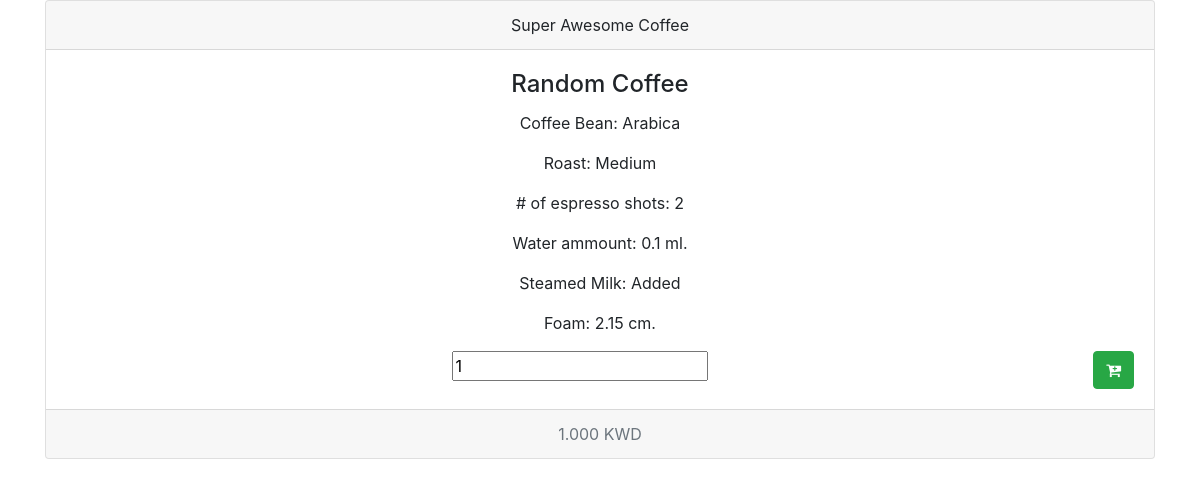
Page /coffee_detail/1/ (signed in) on the committed database.
### coffee/models.py (models this page shows, shortened)
class Coffee(models.Model):
	creator = models.ForeignKey(User, on_delete=models.PROTECT)
	name = models.CharField(max_length=255)
	espresso_shots = models.PositiveIntegerField(default=1)
	bean = models.ForeignKey(Bean, on_delete=models.PROTECT)
	roast = models.ForeignKey(Roast, on_delete=models.PROTECT)
	powders = models.ManyToManyField(Powder, blank=True)
	syrups = models.ManyToManyField(Syrup, blank=True)
	water = models.FloatField(default=0.100)
	steamed_milk = models.BooleanField(default=False)
	foam = models.FloatField(default=0.150)
	extra_instructions = models.TextField(null=True, blank=True)
	price = models.DecimalField(max_digits=20, decimal_places=3, null=True)

class Bean(models.Model):
	name = models.CharField(max_length=120)
	price = models.DecimalField(max_digits=20, decimal_places=3)
	def __str__(self):
		return self.name

class Roast(models.Model):
	name = models.CharField(max_length=120)
	price = models.DecimalField(max_digits=20, decimal_places=3)
	def __str__(self):
		return self.name

### coffee/views.py (the view)
# urls.py: path('coffee_detail/<int:pk>/', views.coffee_detail, name='coffee_detail'),
def coffee_detail(request, pk):
	if request.user.is_anonymous:
		return redirect("coffee:login")
	coffee = Coffee.objects.get(pk=pk)
	if not (request.user.is_staff or request.user==coffee.creator):
		return redirect('/you/shall/not/pass/')
	return render(request, 'coffee_detail.html', {"coffee":coffee})

### coffee/templates/coffee_detail.html (shortened to what this page needs)
{% extends "base.html" %}
{% block content %}
<div class="card text-center">
  <div class="card-header">
    Super Awesome Coffee
  </div>
  <div class="card-body">
    <h4 class="card-title">{{coffee.name}}</h4>
    <p>Coffee Bean: {{coffee.bean}}</p>
    <p>Roast: {{coffee.roast}}</p>
    <p># of espresso shots: {{coffee.espresso_shots}}</p>
    <p>Water ammount: {{coffee.water}} ml.</p>
    <p>Steamed Milk: {% if coffee.steamed_milk %}Added {% else %}No Milk {% endif %}</p>
    <p>Foam: {{coffee.foam}} cm.</p>
    <form action="{% url 'cart:add' %}" method="GET">
        <input type="number" name="qty" value="1">
        <button type = "submit" class="btn btn-success float-right">
          <i class="fa fa-cart-plus" aria-hidden="true"></i>
      </button>
    </form>
  </div>
  <div class="card-footer text-muted">
    {{coffee.price}} KWD
  </div>
</div>
{% endblock content %}

### rows in the picture
Coffee: name "Random Coffee", bean "Arabica", roast "Medium", espresso_shots "2", water "0.1", foam "2.15", price "1.000"
